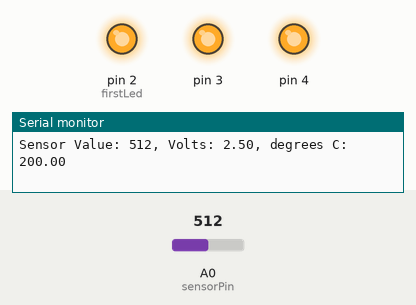
A sketch run on a simulated Arduino Uno, built with avr-gcc and run on an emulated ATmega328P. On the bench: output pins drawn as LEDs (lit = HIGH), the last lines printed to the serial monitor. Inputs (shaded band) come from the test bench; at power-on: A0 (sensorPin) = 512.

Above: at 1.8 s.
1.9 s: A0 (sensorPin) set to 155
3.4 s: A0 (sensorPin) set to 141
At 4.8 s:
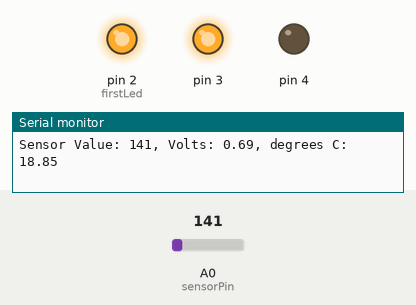
5.5 s: A0 (sensorPin) set to 122
At 6.4 s:
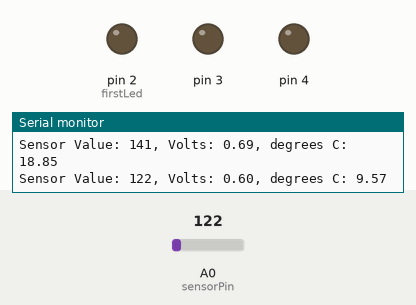
7.5 s: A0 (sensorPin) set to 306
At 9.2 s:
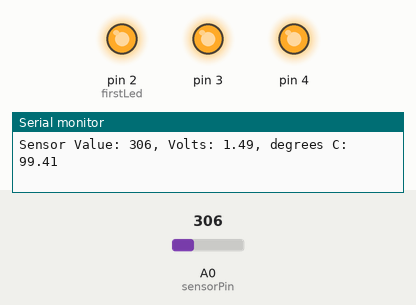
9.5 s: A0 (sensorPin) set to 0
At 10.9 s:
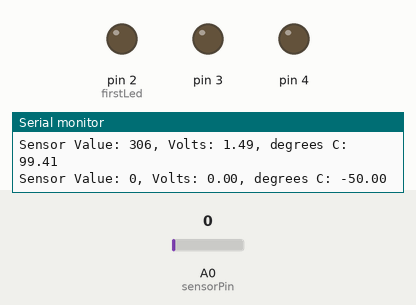
Timing chart, 0 to 12.5 s (numbered marks = the images above; inputs shaded):
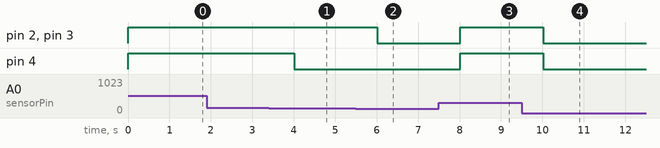

The sketch:

prj3.ino
```cpp
const int sensorPin = A0;
const float baselineTemp = 13.0;
const int firstLed = 2;
const int nLed = 3;

void setup() {
    Serial.begin(9600);

    for (int pinNumber = firstLed; pinNumber < firstLed + nLed; pinNumber++) {
        pinMode(pinNumber, OUTPUT);
        digitalWrite(pinNumber, LOW);
    }
}

void loop() {
    int sensorVal = analogRead(sensorPin);
    Serial.print("Sensor Value: ");
    Serial.print(sensorVal);

    float voltage = (sensorVal / 1024.0) * 5.0;
    Serial.print(", Volts: ");
    Serial.print(voltage);

    float temperature = (voltage - .5) * 100;
    Serial.print(", degrees C: ");
    Serial.println(temperature);

    int ledPat[3] = {LOW, LOW, LOW};
    if (temperature >= baselineTemp + 2.0) ledPat[0] = HIGH ;
    if (temperature >= baselineTemp + 4.0) ledPat[1] = HIGH ;
    if (temperature >= baselineTemp + 6.0) ledPat[2] = HIGH ;

    for (int i = 0; i < nLed; i++) {
        digitalWrite(firstLed + i, ledPat[i]);
    }

    delay(1000);
}
```

Measured:
- the behaviour switches between 142 and 141 on A0 (sensorPin) (found by bisection; images 0 and 1)
- after the input at 3.4 s, pin 4: HIGH → LOW after 0.61 s
- after the input at 5.5 s, pin 2 (firstLed), pin 3: HIGH → LOW after 0.51 s
- after the input at 7.5 s, pin 2 (firstLed), pin 3, pin 4: LOW → HIGH after 0.51 s
- after the input at 9.5 s, pin 2 (firstLed), pin 3, pin 4: HIGH → LOW after 0.52 s
